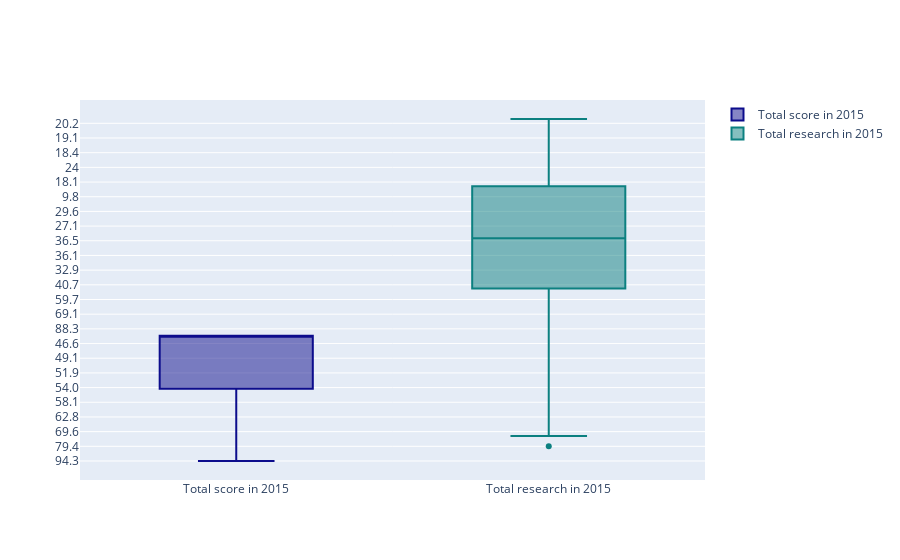

Here is the notebook cell this chart was saved with:
### Code cell
# data preparation
x2015 = timesData[timesData.year == 2015]

trace0 = go.Box(y = x2015['total_score'],
                name = 'Total score in 2015',
               marker = dict(color = 'rgb(12,12,140)'))

trace1 = go.Box(y = x2015['research'],
                name = 'Total research in 2015',
               marker = dict(color = 'rgb(12,128,128)'))


data = [trace0, trace1]
iplot(data)

### Figure 1 — Plotly figure (JSON) as saved in the notebook; plotly's stock layout.template omitted (floating-point values rounded to 4 significant figures; data arrays with more than 128 entries replaced by an {"elided": "..."} marker saying what was removed)
{"data": [{"marker": {"color": "rgb(12,12,140)"}, "name": "Total score in 2015", "type": "box", "y": {"elided": "401 str values"}}, {"marker": {"color": "rgb(12,128,128)"}, "name": "Total research in 2015", "type": "box", "y": {"elided": "401 float values"}}], "layout": {"autosize": true, "xaxis": {"autorange": true, "range": [-0.5, 1.5], "type": "category"}, "yaxis": {"autorange": true, "range": [-22, 418], "type": "category"}}}
